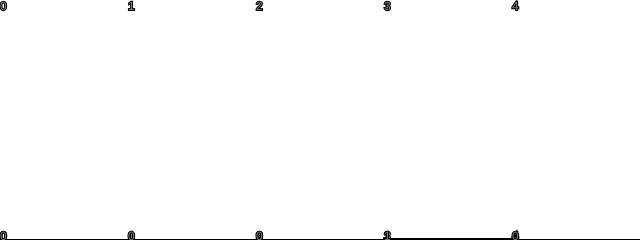
Frame 1 (no input)
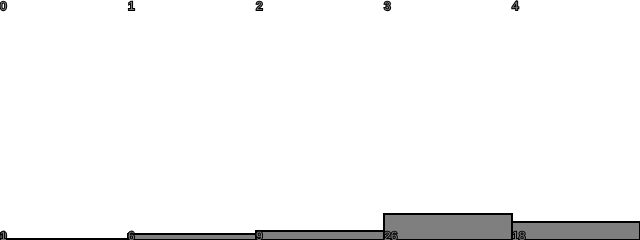
Frame 60 (no input)
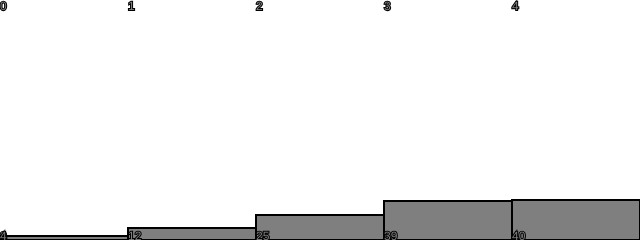
Frame 120 (the mouse pressed at the canvas centre since frame 60)

The p5.js sketch that drew these frames (run headless with seeded random() and noise() and a simulated clock; from frame 60 on, the mouse is pressed at the canvas centre):

// p5.js sketch
// ── sketch.js


let randomCounts = [];
let total = 5;


function setup() {
  createCanvas(640, 240);
  for (let i = 0; i < total; i++) {
    
    randomCounts[i] = 0;
  }
}


function acceptreject() {
  // Do this “forever” until you find a qualifying random value.
  while (true) {
    // Pick a random value.
    let r1 = random(1);
    // Assign a probability.
    let probability = r1;
    // Pick a second random value.
    let r2 = random(1);
    // Does it qualify?  If so, you’re done!
    if (r2 < probability) {
      return r1;
    }
  }
}

function draw() {
  background(255);
  let index = int(acceptreject() * randomCounts.length);
  randomCounts[index]++;

  // Draw a rectangle to graph results
  stroke(0);
  strokeWeight(2);
  fill(127);
  const w = width / randomCounts.length;
  
  for(let i=0;i<randomCounts.length;i++){
    text(i,i*w,height)
  }

  for (let x = 0; x < randomCounts.length; x++) {
    rect(x * w, height - randomCounts[x], w , randomCounts[x]);
    text(randomCounts[x],x*w,height)
  }
  
  
  for(let i=0;i<randomCounts.length;i++){
    text(i,i*w,0+10)
  }

}
